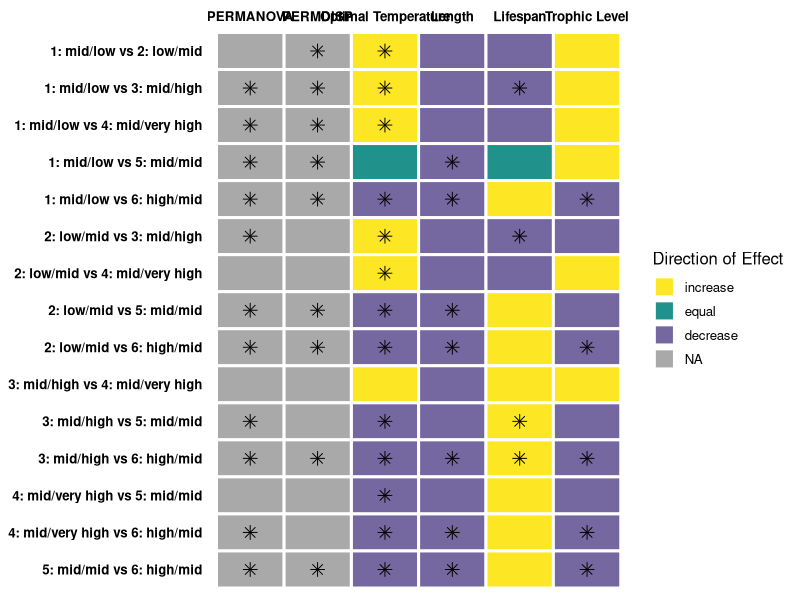
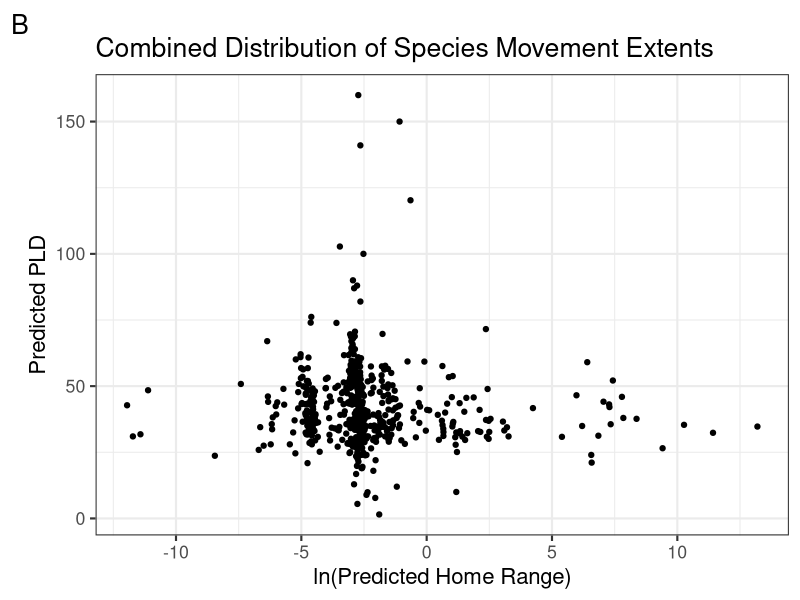
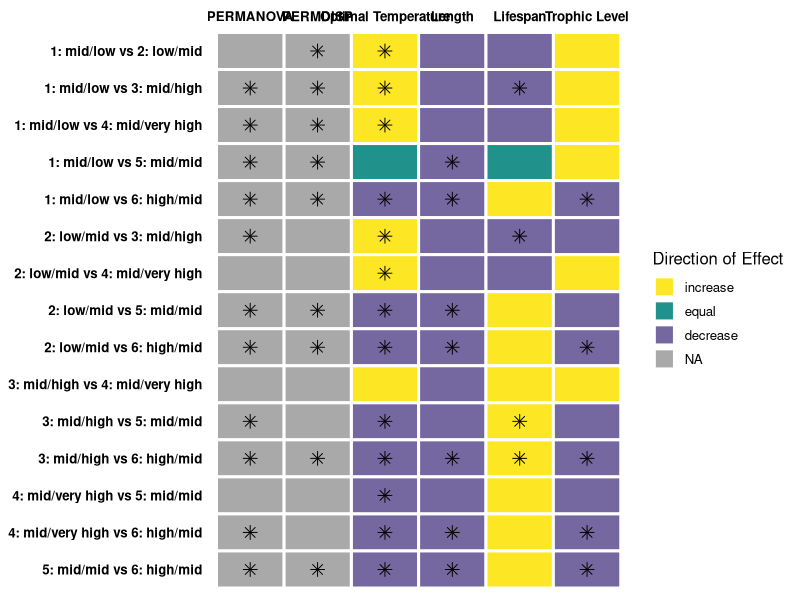

Recreate these plots in R, in order. (Note: this script raises an error after producing the figures.)
## ---- chunk 1
knitr::opts_chunk$set(echo = TRUE, message = FALSE, warning = FALSE)

library(tidyverse)
library(patchwork)
library(cowplot)
library(ggpubr)
library(ggrepel)
## ---- chunk 2
fishbase_data <- read_csv(here::here("01_data", "02_processed_data", "fishbase_data.csv"))

genus_filled_data <- read_csv(here::here("01_data", "02_processed_data", "genus_filled_data.csv"))

filled_data <- read_csv(here::here("01_data", "02_processed_data", "filled_data.csv")) %>%
  mutate_if(is.character, as.factor)
## ---- chunk 3

cohort <- c("1: mid/low vs 2: low/mid", "1: mid/low vs 3: mid/high", "1: mid/low vs 4: mid/very high", "1: mid/low vs 5: mid/mid", "1: mid/low vs 6: high/mid",
            "2: low/mid vs 3: mid/high", "2: low/mid vs 4: mid/very high", "2: low/mid vs 5: mid/mid", "2: low/mid vs 6: high/mid",
            "3: mid/high vs 4: mid/very high", "3: mid/high vs 5: mid/mid", "3: mid/high vs 6: high/mid",
            "4: mid/very high vs 5: mid/mid", "4: mid/very high vs 6: high/mid",
            "5: mid/mid vs 6: high/mid")
PERMDISP <- c(0.0019, 0.0003, 0.0327, 0.0001, 0.0001,
              0.5182, 0.7507, 0.0138, 0.0005,
              0.9792, 0.5276, 0.0029, 
              0.7928, 0.1475, 
              0.0052)
PERMANOVA <- c(1.0000, 0.0015, 0.0495, 0.0015, 0.0015,
               0.0015, 1.0000, 0.0015, 0.0015,
               1.0000, 0.0015, 0.0015,
               0.8175, 0.0090,
               0.0015)
Optimal_Temp <- c(0.005043306637114, 0.000000051454126, 0.000113116310469, 0.789451442990800, 0.010082693281337,
                  0.000025756231358, 0.001765218761412, 0.000112331676538, 0.000038520195310,
                  0.284373283785538, 0.000000002348839, 0.000000002258531, 
                  0.000068856888538, 0.000001695644852, 
                  0.010090438574951)
temp_arrows <- c("increase", "increase", "increase", "equal", "decrease",
                 "increase", "increase","decrease", "decrease",
                 "increase","decrease", "decrease",
                 "decrease", "decrease",
                 "decrease")
Length <- c(0.8592642, 0.9998089, 0.9872521, 0.0007795, 0.0000000,
            0.9070423, 0.9181733, 0.0000000, 0.0000000,
            0.9966266, 0.1494607, 0.0000000,
            0.9897718, 0.0008647,
            0.0000000)
length_arrows <- c("decrease", "decrease", "decrease", "decrease", "decrease",
                   "decrease", "decrease", "decrease", "decrease",
                   "decrease", "decrease", "decrease",
                   "decrease", "decrease",
                   "decrease")
Lifespan <- c(0.57035468549, 0.00007769083, 0.55052882501, 0.74567296422, 0.31579160719,
              0.00010263105, 0.59495732706, 0.73671251684, 0.20707475101,
              0.38779558233, 0.00017543403, 0.00008096802,
              0.58625833556, 0.24515673988,
              0.24664224315)
life_arrows <- c("decrease", "decrease", "decrease", "equal", "increase",
                 "decrease", "decrease", "increase", "increase",
                 "increase", "increase", "increase",
                 "increase", "increase",
                 "increase")
Trophic_Level <- c(0.1035871996367, 0.0891868417293, 0.5697644317228, 0.5148291779984, 0.0000607828670,
                   0.5183877375223, 0.8682996282889, 0.2916548282051, 0.0000002614727,
                   0.8630208058363, 0.2124781071891, 0.0000015574893, 
                   0.7282998974706, 0.0082066924854, 
                   0.0000032514102)
trophic_arrows <- c("increase", "increase", "increase", "increase", "decrease",
                    "decrease", "increase", "decrease", "decrease",
                    "increase", "decrease", "decrease",
                    "decrease", "decrease",
                    "decrease")

# Create data frame
data <- data.frame(cohort, PERMDISP, PERMANOVA, Optimal_Temp, Length, Lifespan, Trophic_Level)

# Pivot to long data format
data_long <- data %>% 
  mutate(across(c("Optimal_Temp", "Length", "Lifespan", "Trophic_Level"), round, 4)) %>% 
  pivot_longer(-cohort) %>% 
  set_names(c("cohort", "variable", "p_value")) %>% 
  mutate(significant = case_when(
    p_value >= 0.05 ~ "no",
    p_value < 0.05 ~ "yes"
  ))

# Add arrow information
data1 <- data.frame(cohort, temp_arrows, length_arrows, life_arrows, trophic_arrows) %>% 
  rename(Optimal_Temp = temp_arrows, Length = length_arrows, Lifespan = life_arrows, Trophic_Level = trophic_arrows) %>% 
  pivot_longer(-cohort) %>% 
  set_names(c("cohort", "variable", "direction")) %>% 
  full_join(data_long, by = c("cohort","variable")) %>% 
  mutate(direction = fct_relevel(direction, c("increase", "equal", "decrease")))

# Reorder and rename levels
data1$variable <- factor(data1$variable, levels = c("PERMANOVA", "PERMDISP", "Optimal_Temp", "Length", "Lifespan", "Trophic_Level"))
data1$variable <- recode_factor(data1$variable, PERMANOVA = "PERMANOVA", PERMDISP = "PERMDISP", Optimal_Temp = "Optimal Temperature", Length = "Length", Lifespan = "Lifespan", Trophic_Level = "Trophic Level")



# Plot 
g <- ggplot(data1, aes(x = variable, y = cohort, fill = direction)) +
  geom_tile(color = "white", lwd = 1) +
  geom_point(data = data1 %>% filter(significant == "yes"), shape = 8, size = 3, color = "black", show.legend = FALSE) +
  theme_minimal(base_size = 12) +
  theme(axis.title = element_blank(),
        axis.text = element_text(face = "bold", color = "black"),
        axis.ticks = element_blank(),
        panel.grid.major = element_blank()) +
  labs(fill = "Direction of Effect") +
  scale_x_discrete(position = "top") +
  scale_y_discrete(limits = rev) +
  scale_fill_manual(values = c("#fde725", "#21918c", "#7568a0"), na.value = "darkgray")

g

ggsave(g, file = paste0("stats_sum.pdf"), path = here::here("04_figs"), height = 12, width = 12)

#geom_point(data = data_arrows, mapping=aes(x = variable, y = cohort), pch = "x", inherit.aes = F)

## ---- chunk 4
# homerange vs PLD
fishbase_data_gmm <- filled_data %>%
  mutate(class2 = as.factor(class2))

hr_hist <- ggplot(fishbase_data_gmm, aes(log(home_range))) +
  geom_histogram() +
  theme_bw(base_size = 16) +
  labs(
    y = "Count",
    x = "ln(Predicted Home Range)",
    tag = "A"
  ) +
  ggtitle("Individual Distributions of Species Movement Extents")

pld_hist <- ggplot(fishbase_data_gmm, aes(pld)) +
  geom_histogram() +
  theme_bw(base_size = 16) +
  labs(
    y = "Count",
    x = "Predicted PLD"
  )

dist_plot <- (hr_hist / pld_hist)

p1 <- ggplot(fishbase_data_gmm, aes(log(home_range), pld)) +
  geom_jitter() +
  theme_bw(base_size = 16) +
  labs(
    y = "Predicted PLD",
    x = "ln(Predicted Home Range)",
    tag = "B"
  ) +
  ggtitle("Combined Distribution of Species Movement Extents")

p1



# example_fish <- filled_data %>%
#   select(species, fb_name, class2, class3, magnitude_homerange, month_pld) %>%
#   filter(fb_name %in% c(
#     "Hogfish", "Yellow snapper", "Blackfin tuna", "Humphead wrasse", "Pacific red snapper",
#     "Giant seabass", "Lemon sole", "Chum salmon", "Pacific ocean perch", "Atlantic herring",
#     "Atlantic cod", "Haddock", "Atlantic salmon", "California sheephead", "Black seabream",
#     "Blue marlin", "Yellowfin tuna", "Swordfish"
#     # "Blackhead seabream", "Pink salmon", "Coho salmon", "Ghost shark", "Pollack", "Polar cod", "Sockeye salmon", "Chinook salmon"
#   ))


gmm_new_fig <- ggplot(fishbase_data_gmm, aes(magnitude_homerange, month_pld)) +
  theme_bw(base_size = 16) +
  labs(
    x = "Predicted Home Range Magnitude",
    y = "Predicted PLD Month",
    color = "Class (Homerange/PLD)",
    tag = "C"
  ) +
  ylim(-0.1,6) +
  theme(legend.position = "bottom") +
  scale_color_viridis_d() +
  geom_label_repel(
    data = subset(fishbase_data_gmm, fb_name %in% c("Hogfish", "Yellow snapper", "Blackfin tuna")),
    aes(label = fb_name, color = class2),
    vjust = "outward", hjust = "outward",
    min.segment.length = 0.5,
    nudge_y = -1,
    show.legend = FALSE
  ) +
  geom_label_repel(
    data = subset(fishbase_data_gmm, fb_name %in% c("Chocolate hind", "Lingcod", "Nassau grouper")),
    aes(label = fb_name, color = class2),
    hjust = "inward",
    min.segment.length = 0.5,
    box.padding = 0.3,
    nudge_x = -2, nudge_y = -0.8,
    show.legend = FALSE
  ) +
  geom_label_repel(
    data = subset(fishbase_data_gmm, fb_name %in% c("Lemon sole", "North Pacific hake", "Yellowstripe goatfish")),
    aes(label = fb_name, color = class2),
    vjust = "outward", hjust = "outward",
    min.segment.length = 0.5,
    nudge_x = -1, nudge_y = 0.8,
    show.legend = FALSE
  ) +
  geom_label_repel(
    data = subset(fishbase_data_gmm, fb_name %in% c("Atlantic herring", "Atlantic cod", "Summer flounder")),
    aes(label = fb_name, color = class2),
    vjust = "outward", hjust = "outward",
    min.segment.length = 0.5,
    nudge_y = 0,
    show.legend = FALSE
  ) +
  geom_label_repel(
    data = subset(fishbase_data_gmm, fb_name %in% c("Great barracuda", "Giant trevally", "Black seabream")),
    aes(label = fb_name, color = class2),
    vjust = "outward", hjust = "outward",
    min.segment.length = 0.5,
    nudge_y = 1, nudge_x = 0.3,
    show.legend = FALSE
  ) +
  geom_label_repel(
    data = subset(fishbase_data_gmm, fb_name %in% c("Common snook", "Yellowfin tuna", "Swordfish")),
    aes(label = fb_name, color = clas2),
    color = "goldenrod1",
    vjust = "outward", hjust = "outward",
    min.segment.length = 30,
    nudge_y = -0.5,
    show.legend = FALSE
  ) +
  geom_jitter(aes(color = class2)) +
  ggtitle("Distribution of Scaled Species Movement Extents")

gmm_new_fig
#ggsave(gmm_new_fig, file = paste0("gmm_fig.png"), path = here::here("04_figs"), height = 8, width = 15)

# panel
gmm_panel <- ((dist_plot) | p1) / gmm_new_fig &
  theme(plot.tag = element_text(face = "bold"))

gmm_panel
#ggsave(gmm_panel, file = paste0("gmm_panel.pdf"), path = here::here("04_figs", "final_figs"), height = 10, width = 15)

## ---- chunk 5

missing <- miss_var_summary(data)
genus_filled <- miss_var_summary(genus_filled_data)
family_filled <- miss_var_summary(filled_data)

# original missing data
missing_data_plot <- data %>% 
  dplyr::select(
    oxygen_cons, temp_range, fecundity_mean, longevity_wild,
    temp_preferred, dev_place, iucn_category
  ) %>%
  rename(
    "Oxygen Consumption Rate" = oxygen_cons,
    "Temperature Range" = temp_range,
    "Average Fecundity" = fecundity_mean,
    "Maximum Recorded Lifespan" = longevity_wild,
    "Optimal Temperature" = temp_preferred,
    "Place of Development" = dev_place,
    "IUCN Category" = iucn_category
  )

m1 <- gg_miss_var(missing_data_plot) +
  theme_bw(base_size = 16) +
  labs(y = "Original Missing Data", x = "") +
  theme(axis.title.x = element_text(vjust = -1))
m1


# missing data after genus-level fills
genus_filled_plot <- genus_filled_data %>% 
  dplyr::select(
    oxygen_cons, temp_range, fecundity_mean,
    longevity_wild, temp_preferred, iucn_category
  ) %>%
  rename(
    "Oxygen Consumption Rate" = oxygen_cons,
    "Temperature Range" = temp_range,
    "Average Fecundity" = fecundity_mean,
    "Maximum Recorded Lifespan" = longevity_wild,
    "Optimal Temperature" = temp_preferred,
    "IUCN Category" = iucn_category
  )

m2 <- gg_miss_var(genus_filled_plot) + # figure showing the missing data
  theme_bw(base_size = 16) +
  labs(y = "Missing Data After Genus-Level Fill", x = "Variable") +
  theme(axis.title.x = element_text(vjust = -1))
m2



# missing data after femaily-level fills
filled_plot <- filled_data %>%
  dplyr::select(
    oxygen_cons, temp_range, fecundity_mean,
    longevity_wild, temp_preferred, iucn_category
  ) %>%
  rename(
    "Oxygen Consumption Rate" = oxygen_cons,
    "Temperature Range" = temp_range,
    "Average Fecundity" = fecundity_mean,
    "Maximum Recorded Lifespan" = longevity_wild,
    "Optimal Temperature" = temp_preferred,
    "IUCN Category" = iucn_category
  )

m3 <- gg_miss_var(filled_plot) +
  theme_bw(base_size = 16) +
  labs(y = "Missing Data After Family-Level Fill", x = "") +
  theme(axis.title.x = element_text(vjust = -1))
m3

missing_fig <- (m1 / m2 / m3) +
  plot_annotation(tag_levels = "A") &
  theme_bw(base_size = 16)
missing_fig

#ggsave(missing_fig, file = paste0("missing_data.pdf"), path = here::here("04_figs", "final_figs"), height = 12, width = 8)

## ---- chunk 6
# continuous

plot_data <- filled_data %>%
  mutate(
    class2 = as.factor(class2),
    class3 = as.factor(class3),
    order = as.factor(order)
  )

response <- "class2"
expl_cont <- c(
  "temp_preferred", "fecundity_mean",
  "longevity_wild", "sp_richness", "length",
  "r_fin", "diet_troph3", "oxygen_cons", "temp_range"
)

box_data <- function(x, y) {
  ggplot(plot_data, aes(x = .data[[y]], y = .data[[x]])) +
    geom_boxplot(aes(color = .data[[y]])) +
    theme_bw() +
    coord_flip() +
    labs(
      x = "Movement Class",
      color = "Class (Homerange/PLD)"
    ) +
    scale_color_viridis_d()
}

# plots_cont <- map(expl_cont, ~ box_data(.x, "class2"))
# plots_cont
## ---- chunk 7

# significant panel
temp_plot <- box_data(x = "temp_preferred", y = "class2") +
  labs(y = "Optimal Temperature (ºC)", x = "") +
  scale_x_discrete(position = "top") +
  theme(axis.text.y = element_blank())
length_plot <- box_data(x = "length", y = "class2") +
  labs(y = "Length (cm)", x = "") +
  scale_x_discrete(position = "top")
long_plot <- box_data(x = "longevity_wild", y = "class2") +
  labs(y = "Maximum Lifespan (yr)", x = "") +
  scale_x_discrete(position = "top")
diet_plot <- box_data(x = "diet_troph3", y = "class2") + 
  labs(y = "Trophic Level", x = "") +
  scale_x_discrete(position = "top") +
  theme(axis.text.y = element_blank())


r_fin_plot <- box_data(x = "r_fin", y = "class2") + 
  stat_kruskal_test(label.y = 0.9, label.x = 6, position = "jitter") +
  labs(y = "Growth Rate", x = "") +
  theme(axis.text.y = element_blank()) +
  scale_x_discrete(position = "top")
oxygen_plot <- box_data(x = "oxygen_cons", y = "class2") + 
  stat_kruskal_test(label.y = 2000, label.x = 5.8, position = "jitter") +
  labs(y = "Oxygen Consumption", x = "") +
  theme(axis.text.y = element_blank()) +
  scale_x_discrete(position = "top")
temp_range_plot <- box_data(x = "temp_range", y = "class2") + 
  stat_kruskal_test(label.y = 20, label.x = 3.5, position = "jitter") +
  labs(y = "Temperature Range", x = "") + 
  scale_x_discrete(position = "top")
fecund_plot <- box_data(x = "fecundity_mean", y = "class2") + 
  stat_kruskal_test(label.y = 40000000, label.x = 5.5, position = "jitter") +
  labs(y = "Fecundity", x = "") +
  scale_x_discrete(position = "top")
sp_rich_plot <- box_data(x = "sp_richness", y = "class2") + 
  stat_kruskal_test(label.y = 1100, position = "jitter") +
  labs(y = "Species Richness", x = "") + 
  scale_x_discrete(position = "top")


num_panel <- r_fin_plot + temp_range_plot + oxygen_plot + sp_rich_plot + plot_spacer() + fecund_plot +
  plot_layout(ncol = 2, guides = "collect") + 
  plot_annotation(tag_levels = "A") &
  theme(text = element_text(size = 14), legend.position = "none")

numeric_panel <- wrap_elements(num_panel) +
  labs(tag = "Movement Class") +
  theme(
    plot.tag = element_text(size = 14, angle = 270),
    plot.tag.position = "right"
  )

numeric_panel
#ggsave(numeric_panel, file = paste0("numeric_panel.pdf"), path = here::here("04_figs", "final_figs"), height = 11, width = 11)


ind_panel <- ((temp_plot | length_plot) / (diet_plot | long_plot)) +
  plot_layout(guides = "collect") +
  plot_annotation(tag_levels = "A") &
  theme(text = element_text(size = 14), legend.position = "none")

individual_panel <- wrap_elements(ind_panel) +
  labs(tag = "Movement Class") +
  theme(
    plot.tag = element_text(size = 14, angle = 270),
    plot.tag.position = "right"
  )

individual_panel

#ggsave(individual_panel, file = paste0("4_trait_panel.pdf"), path = here::here("04_figs", "final_figs"), height = 8, width = 13)

## ---- chunk 8
# categorical

expl_cat <- c(
  "body_shape_i", "dev_place", "demers_pelag", "iucn_category","food_mode"
)

scatter_data <- function(x, y) {
  ggplot(plot_data, aes(x = .data[[x]], y = .data[[y]])) +
    geom_jitter(aes(color = .data[[y]])) +
    theme_bw() +
    labs(
      y = "Movement Class",
      color = "Class (homerange/PLD)"
    ) +
    scale_color_viridis_d() +
    theme(axis.text.x = element_text(angle = 40, hjust = 1))
}

# plots_cat <- map(expl_cat, ~ scatter_data(.x, "class2"))
# plots_cat
## ---- chunk 9

body_plot <- scatter_data(x = "body_shape_i", y = "class2") + 
  labs(y = "", x = "Body Shape") +
  scale_y_discrete(position = "right")
dev_plot <- scatter_data(x = "dev_place", y = "class2") + 
  labs(y = "", x = "Place of Development") +
  scale_y_discrete(position = "right")
demers_plot <- scatter_data(x = "demers_pelag", y = "class2") + 
  labs(y = "", x = "Habitat Type") +
  theme(axis.text.y = element_blank())
iucn_plot <- scatter_data(x = "iucn_category", y = "class2") + 
  labs(y = "", x = "IUCN Category") +
  theme(axis.text.y = element_blank())
food_plot <- scatter_data(x = "food_mode", y = "class2") + 
  labs(y = "", x = "Feeding Mode") +
  scale_y_discrete(position = "right")


cat_panel <- demers_plot + dev_plot + iucn_plot + food_plot + plot_spacer() + body_plot +
  plot_layout(ncol = 2, guides = "collect") + 
  plot_annotation(tag_levels = "A") &
  theme(text = element_text(size = 14), legend.position = "none")

categorical_panel <- wrap_elements(cat_panel) +
  labs(tag = "Movement Class") +
  theme(
    plot.tag = element_text(size = 14, angle = 270),
    plot.tag.position = "right"
  )

categorical_panel
#ggsave(categorical_panel, file = paste0("categorical_panel.pdf"), path = here::here("04_figs", "final_figs"), height = 11, width = 11)

